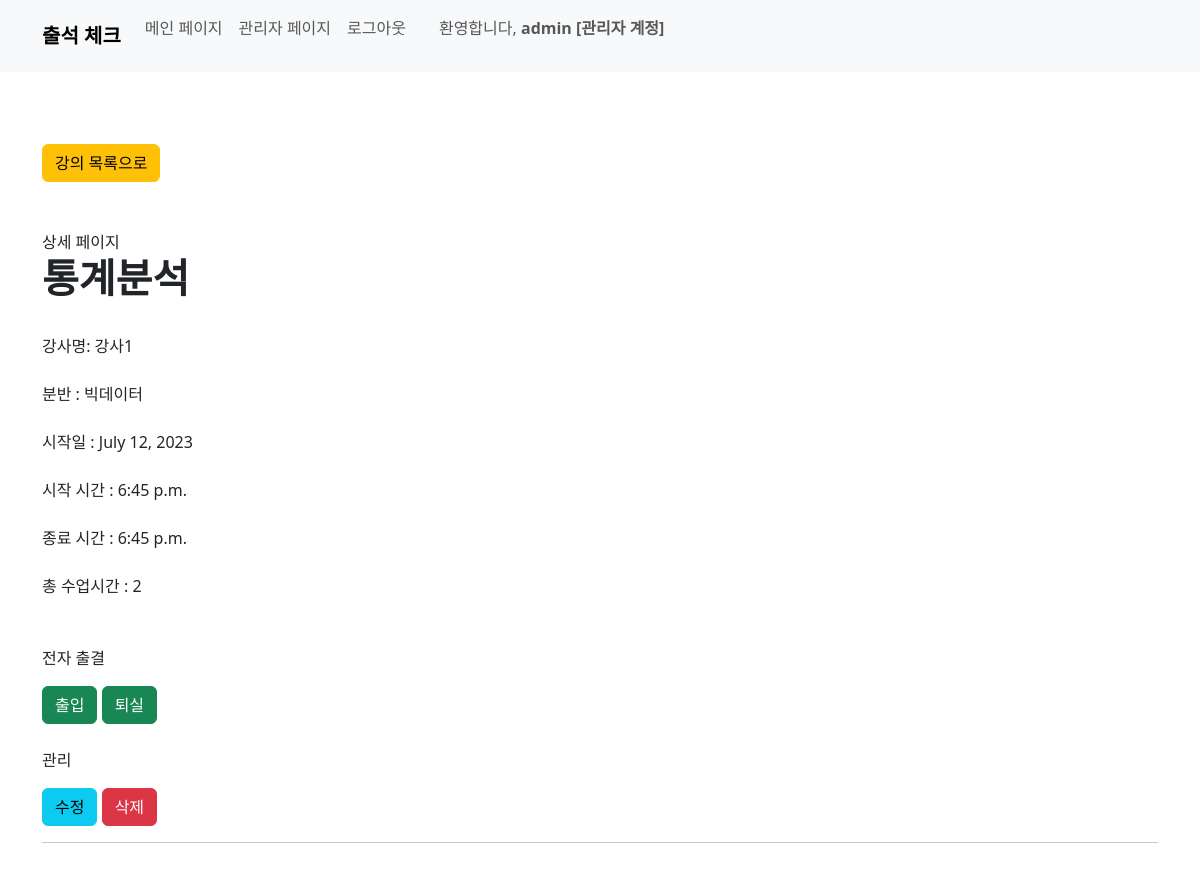
/course/detail/3/ (signed in), run on an earlier commit of the app's database.
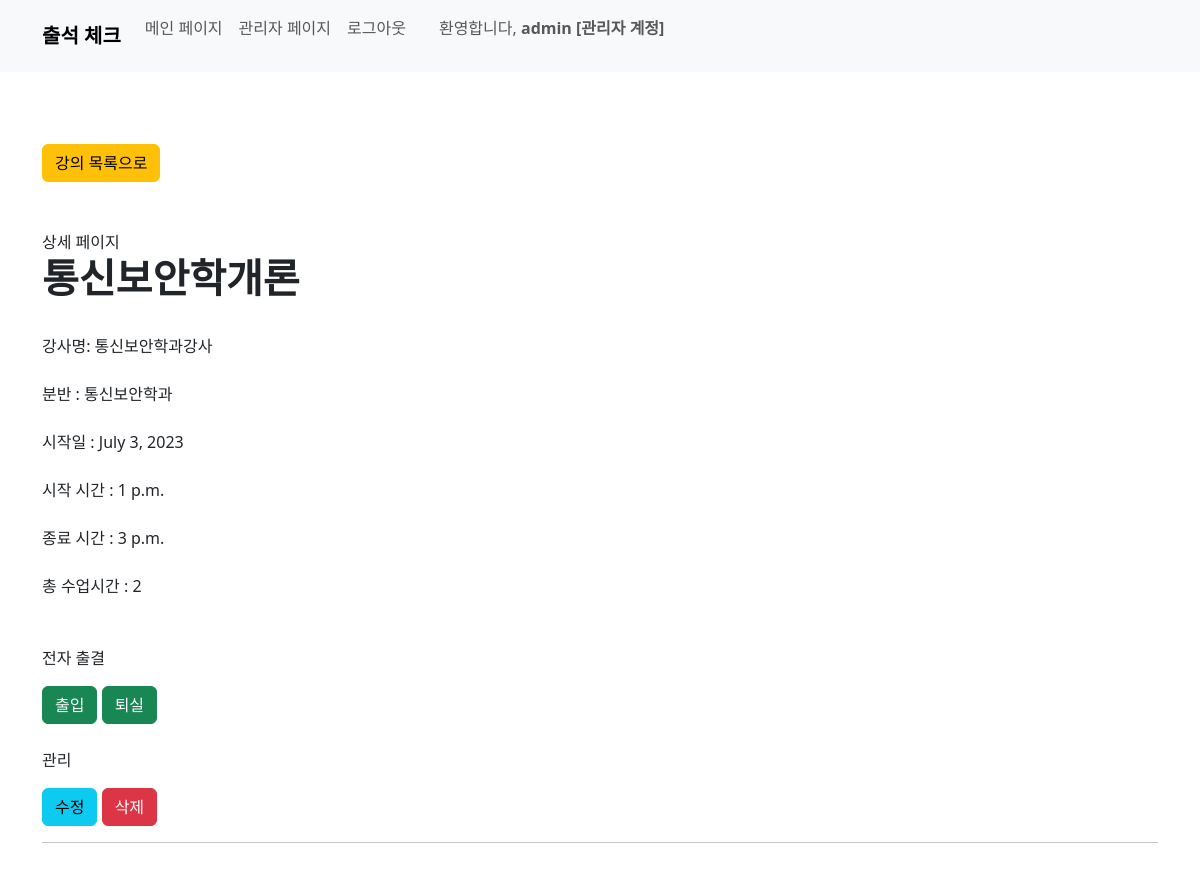
And on a later commit of the database.
### course/models.py (models this page shows, shortened)
class Course(models.Model):
    course_name = models.CharField(max_length=50)
    teacher_name = models.CharField(max_length=20)
    division_name = models.ForeignKey(Division, on_delete=models.CASCADE)
    start_date = models.DateField()
    start_at = models.TimeField()
    end_at = models.TimeField()
    hours = models.IntegerField()

### user/models.py (models this page shows)
class Division(models.Model):
    name = models.CharField(max_length=50)
    def __str__(self):
        return self.name

### course/views.py (the view)
# urls.py: path('detail/<int:pk>/', views.course_detail, name='course_detail'),
@user_passes_test(lambda u: u.is_staff, login_url='/') # 권한 없으면 홈으로
def course_detail(request, pk):
    course = get_object_or_404(Course, pk=pk)
    context = {'course': course}
    return render(request, 'course/course_detail.html', context)

### course/templates/course/course_detail.html (shortened to what this page needs)
{% load static %}
{% load django_bootstrap5 %}
{% bootstrap_css %}
<!DOCTYPE html>
<html>
<head>
</head>
<body>
  {% include 'home/navbar.html' %}
  <br><br><br>
    <div class="container">
      <a class="btn btn-warning" href="{% url 'course:course_list' course.division_name_id %}" role="button">
        강의 목록으로
      </a>
      <br><br><br>
      상세 페이지
      <h1><b>{{ course.course_name }}</b></h1>
      <br>
      강사명: {{course.teacher_name }} <br><br>
      분반 : {{ course.division_name }} <br><br>
      시작일 : {{ course.start_date }} <br><br>
      시작 시간 : {{ course.start_at }} <br><br>
      종료 시간 : {{ course.end_at }} <br><br>
      총 수업시간 : {{ course.hours}} <br><br>
      <br>
      <p>전자 출결</p>
      <a class="btn btn-success" href="{% url 'course:QRScanner_in' course.pk %}" role="button">출입</a>
      <a class="btn btn-success" href="{% url 'course:QRScanner_out' course.pk %}" role="button">퇴실</a>
      <br><br>
      <p>관리</p>
      <a class="btn btn-info" href="{% url 'course:edit_course' course.pk %}" role="button">수정</a>
      <a class="btn btn-danger" href="{% url 'course:delete_course' course.pk %}" role="button">삭제</a>
      <br>
      <hr>
      <br>
  </div>
</body>
</html>

What changed in the data, as far as the page shows it:
changed Course: course_name "통계분석" → "통신보안학개론"; teacher_name "강사1" → "통신보안학과강사"; division_name "빅데이터" → "통신보안학과"; start_date "July 12, 2023" → "July 3, 2023"; start_at "6:45 p.m." → "1 p.m."; end_at "6:45 p.m." → "3 p.m."
